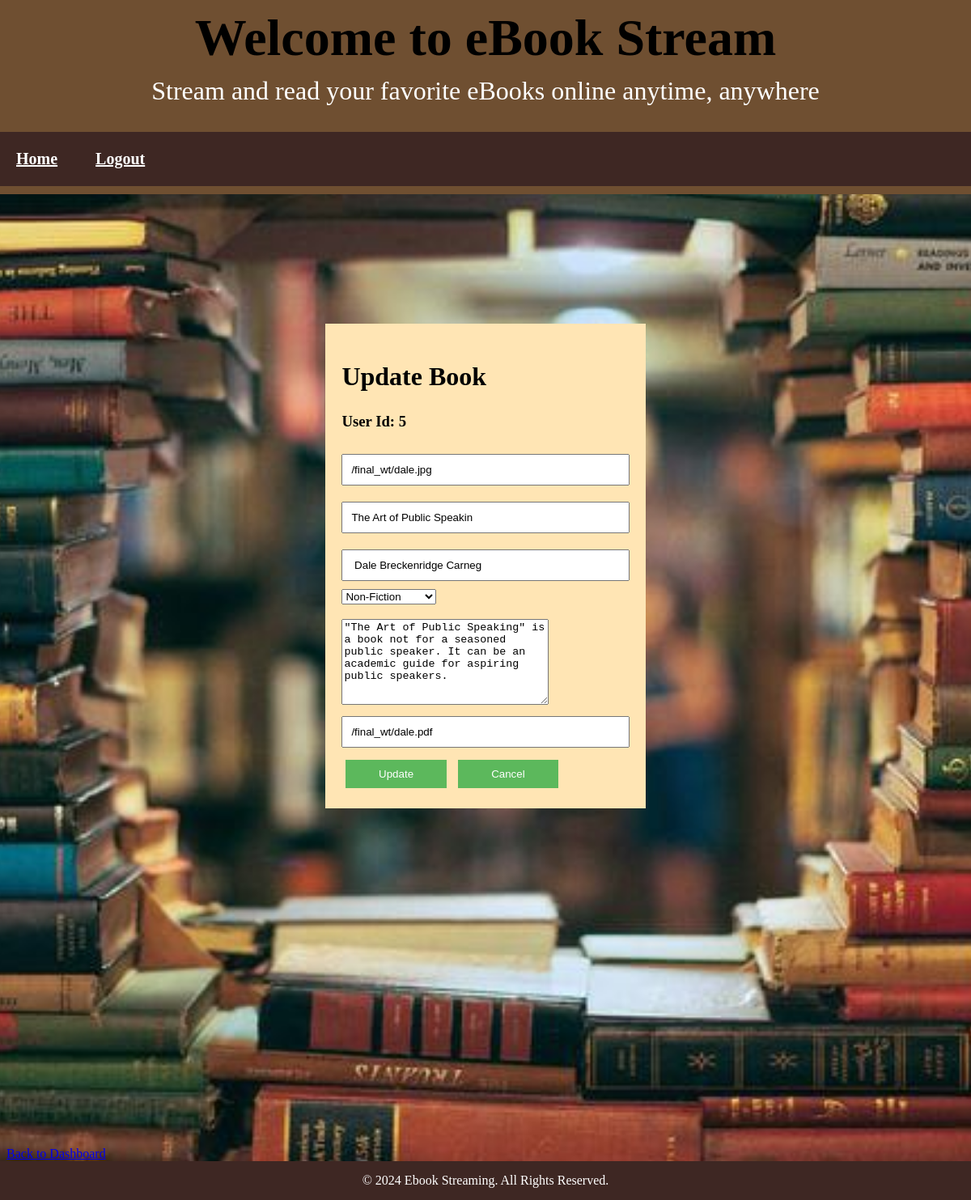
Screenshot of /edit.php?GetID=5 with the database file from the repository.
### tables this page shows
CREATE TABLE `books` (
  `id` int(11) NOT NULL,
  `cover_image` varchar(255) NOT NULL,
  `title` varchar(25) NOT NULL,
  `author` varchar(25) NOT NULL,
  `category` enum('fiction','non-fiction','romance','science fiction') NOT NULL,
  `description` text DEFAULT NULL,
  `ebook` varchar(255) NOT NULL,
  `view_count` int(11) NOT NULL DEFAULT 0
);

### edit.php (the view, shortened to what this page needs)
<?php
require_once("connection.php");
$UserID = (int)$_GET['GetID'];
$query = "SELECT * FROM books WHERE id = '$UserID'";
$result = mysqli_query($con, $query);
if ($row = mysqli_fetch_assoc($result)) {
    $bookID = $row['id'];
    $cover = $row['cover_image'];
    $title = $row['title'];
    $author = $row['author'];
    $category = $row['category'];
    $description = $row['description'];
    $ebook = $row['ebook'];
} else {
    echo "Book not found.";
    exit();
}
?>
<!DOCTYPE html>
<html lang="en">
<head>
    <link rel="stylesheet" href="styles.css">
</head>
<body>
<header>
        <h1>Welcome to eBook Stream</h1>
        <p>Stream and read your favorite eBooks online anytime, anywhere</p>
        <nav>
            <a href="admin.php">Home</a>
            <a href="logout.php" style="color:white; border: 2px solid transparent; border-radius: 5px; transition: all 0.3s ease;">Logout</a>
        </nav>
    </header>
    <div class="container">
        <h2>Update Book</h2>
            <form action="update.php?ID=<?php echo trim($bookID) ?>" method="post">
                <h3>User Id: <?php echo $bookID; ?></h3>
                <input type="text" name="cover_image" placeholder="Cover Image Path (URL)" value="<?php echo $cover; ?>" required><br>
                <input type="text" name="title" placeholder="Book Title" value="<?php echo $title; ?>" required><br>
                <input type="text" name="author" placeholder="Author" value="<?php echo $author; ?>" required><br>
                <select name="category" required>
    			<option value="non-fiction" <?php echo ($category === "non-fiction") ? 'selected' : ''; ?>>Non-Fiction</option>
		</select>
                <br/><br/>
                <textarea name="description" placeholder="Description" style="width: 250px; height: 100px;" required><?php echo htmlspecialchars($description); ?></textarea><br>
                <input type="text" name="ebook" placeholder="Ebook Path (URL)" value="<?php echo $ebook; ?>" required><br>
                <button type="submit" name="update">Update</button>
                <button type="reset" name="reset">Cancel</button>
            </form>
        </div>
        <br/><a href="admin.php" style="font-size:1rem;">Back to Dashboard</a>
    <br/><a href="admin.php" style="font-size:1rem;">Back to Dashboard</a>
    <footer>
        <p>&copy; 2024 Ebook Streaming. All Rights Reserved.</p>
    </footer>
</body>
</html>

### styles.css (style rules this page uses)
body { font-family: times new roman; background-image:url(ebook1.jpg); height: 30%; background-position: center; background-repeat: no-repeat; background-size: cover; background-position:relative; }
header { background-color: #6f4f31; color: #fff; text-align: center; padding: 10px 0; width: 100%; position: absolute; display: block; top:0; left:0; }
nav { background-color: #3e2723; color: white; font-weight:bolder; font-size:20px; width: 100%; padding: 10px 0; text-align:left; }
nav a { color: white; padding: 10px 20px; display: inline-block; transition: background-color 0.3s ease, transform 0.2s ease; }
.container { width: 30%; margin: 400px auto; background: #ffe5b4; padding: 20px; height:70%; position:relative; align:center; }
.container h2 { font-size:xx-large; }
header h1 { font-size: 4rem; font-weight: bolder; margin: 0; }
header p { font-size: 2rem; margin-top: 10px; }
h1, h2 { font-weight:bold; color: black; }
footer { background-color: #3e2723; color: white; text-align: center; padding: 15px 0; width: 100%; position: absolute; display: inline-block; left:0; margin-bottom:0; }
footer p { margin: 0; font-size: 1rem; }
input { width: 100%; padding: 10px; margin: 10px 0; box-sizing: border-box; }
button { width: 35%; padding: 10px; background: #5cb85c; color: white; border: none; cursor: pointer; margin:5px; }

### rows the page displays
books: id "5", cover_image "/final_wt/dale.jpg", title "The Art of Public Speakin", author "Dale Breckenridge Carneg", category "Non-Fiction", description "\"The Art of Public Speaking\" is a book not for a seasoned public speaker. It can be an academic guide for aspiring public speakers.", ebook "/final_wt/dale.pdf"
